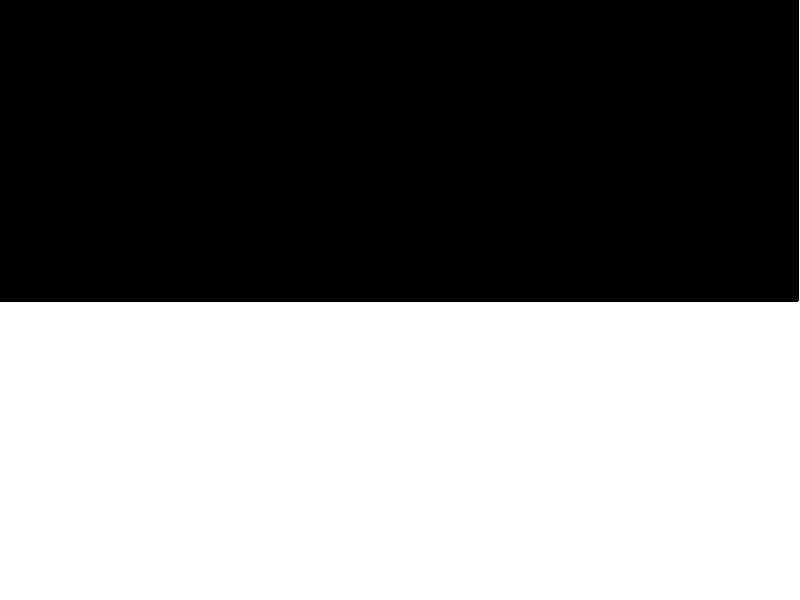
%> input picture Optics/Fraunhofer/plano.jpg, 800 x 600 px
$ octave fraunhofer2d.m   (GNU Octave 9; MATLAB toolbox functions it lacks are replaced by stand-ins)
%> lines starting %> are read from the running program, lines starting %| are printed output that depends on the picture
close all; clear all;

img   = imread('plano.jpg');
%> img is the input picture: size 600x800x3 uint8; min 0, max 255, mean 126.8
subplot(1,2,1);
imagesc(img)
title('Abertura');
pbaspect([1 1 1])
img   = fftshift(img(:,:,2));
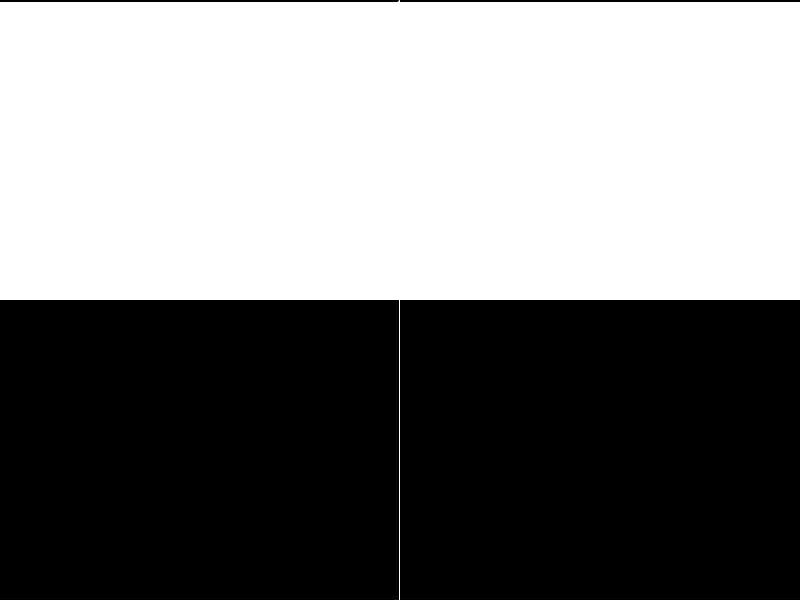
%> img: size 600x800 uint8; min 0, max 255, mean 126.8
F     = fft2(img);

%figure;
subplot(1,2,2);
imagesc(100*log(2000+abs(fftshift(F)))); colormap(gray);
title('Patrón de difracción (Fraunhofer)');
pbaspect([1 1 1])
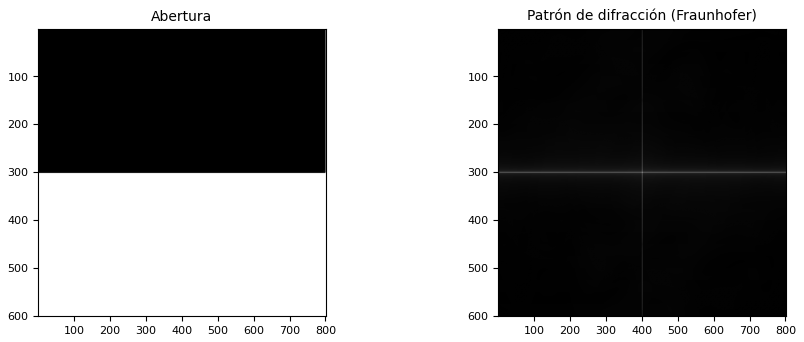
%> figure redrawn from the program's plot data, 2 panels
